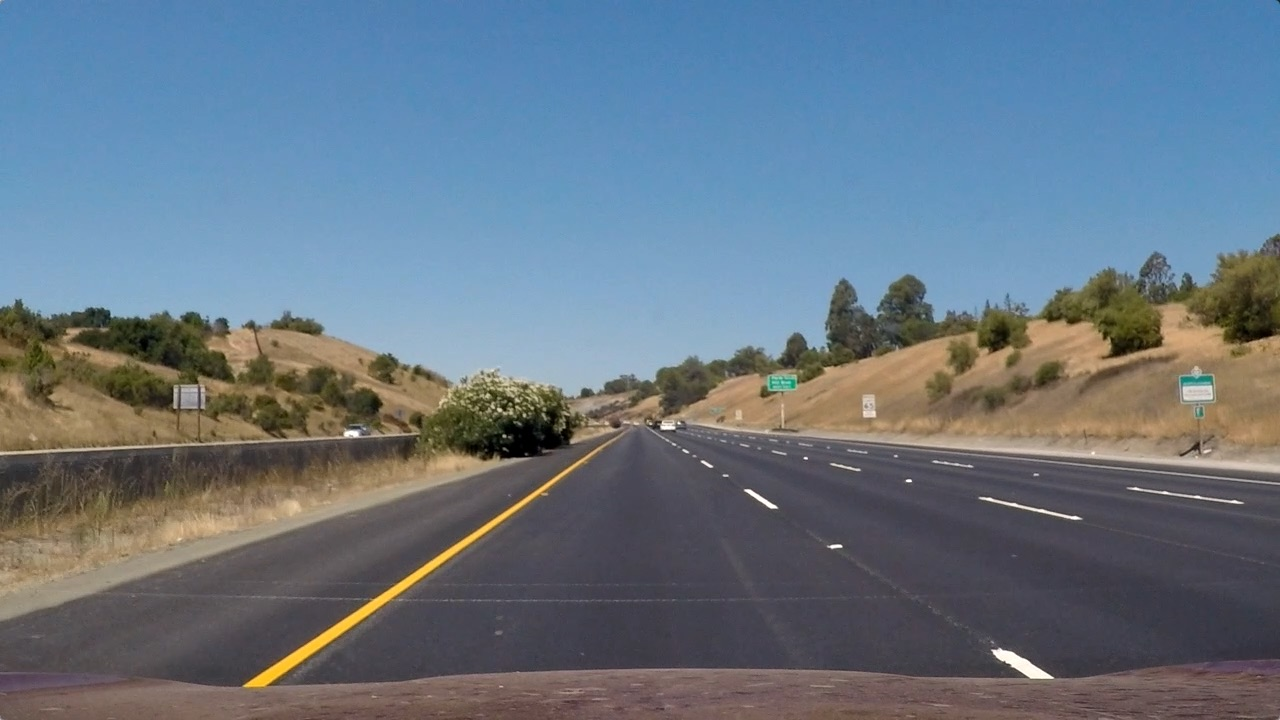
#> input picture udacity/test_images/straight_lines1.jpg, 1280 x 720 px
$ python util_vision.py   (older library calls are emulated)
#> lines starting #> are read from the running program, lines starting #| are printed output that depends on the picture; after the words box and inside, x2 and y2 are one past the last pixel; in counts of white or black regions, pixels touching at a corner belong together
#> (reads calibrated_camera.pickle from the repository)
#> in main, img_distorted is the input picture: shape (720, 1280, 3); mean B, G, R 131.2, 117.7, 103.2
### util_camera.py
import numpy as np
import cv2
import glob


class qCamera:
    # [63 lines left out: functions __init__, calibrateSamples, not called in this run]


    def undistortImg(self, img_bgr):

        # img = cv2.imread(file_loc)

        #TODO: Check if mtx is initialized
        assert(0  !=  img_bgr.size)
        img_undst = cv2.undistort(img_bgr, self.mtx, self.dist, None, self.mtx)
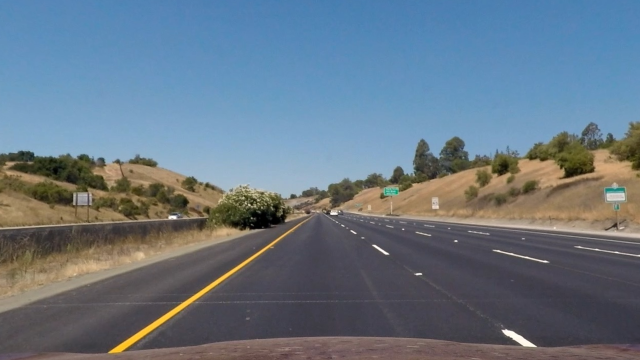
#> img_undst: shape (720, 1280, 3) (shown at 1/2 size); mean B, G, R 131.6, 118.3, 103.5


        return img_undst


# [51 lines left out: function main, not called in this run]

# [10 lines that do not run on import are left out]


### util_findLane.py
import numpy as np
import cv2
import matplotlib.pyplot as plt
import peakutils
from peakutils.plot import plot as pplot
from util_line import qLine

from util_debug import DBG_saveTimeStampedImg, DBG_visualizeDetectedLane
import logging
logger = logging.getLogger(__name__)

def findLinePositions(img_bgr, debug=False):
    """find left and right lane edges

    Args:
        img_bgr (numpy array): Description

    Returns:
        tuple: x-axis positions of left and right lane edge lines
    """

    histogram = np.sum(img_bgr[img_bgr.shape[0]//2:,:], axis=0) # take a histogram along all the columns in the lower half of the image
    #TODO: find out why have histogram only on lower half
    # histogram = np.sum(img_bgr[:,:], axis=0) # take a histogram along all the columns in full image
    # peakutils.indexes has issue with finding peaks in the test8 image
    # TODO: Find out why test8 image fails peakutils.indexes
    # indexes = peakutils.indexes(histogram.astype(int), thres=.1, min_dist=100)  #100 is the estimated lane mark width, straight or curved lane
    midpoint = np.int(histogram.shape[0]/2)
    leftx_base = np.argmax(histogram[:midpoint])
    rightx_base = np.argmax(histogram[midpoint:]) + midpoint

    #TODO: redesign handeling no-lane-found exception
    tolerance =  0.1*midpoint
    if leftx_base > tolerance and rightx_base > (midpoint+tolerance) :
        indexes = [leftx_base, rightx_base]
    else:
        indexes =[]

    # sort the peaks
    idx_sort = np.argsort( histogram[indexes] ) [::-1]

    if debug:
        logger.info('findLinePositions() enables debugging.')
        logger.debug('findLinePositions() - Num of peaks found: ' + str(len(indexes)))

        logger.debug('findLinePositions() - Peak positions: ' + str((indexes)))
        plt.plot(histogram )

        plt.title('histogram')
        plt.show()
        plt.clf()

    if len(indexes) < 2:
        #try scan over the whole image instead of the lower half
        histogram = np.sum(img_bgr[:,:], axis=0) # take a histogram along all the columns in the lower half of the image

        indexes = peakutils.indexes(histogram.astype(int), thres=.01, min_dist=100)  #100 is the estimated lane mark width, straight or curved lane


        # sort the peaks
        idx_sort = np.argsort( histogram[indexes] ) [::-1]
        if len(indexes) < 2:
            return (0,0)
        else:
            return (indexes[idx_sort[0]], indexes[idx_sort[1]])
    else:
        return (indexes[idx_sort[0]], indexes[idx_sort[1]])


# [117 lines left out: function findLinePixels, not called in this run]


def findLanePixels(img_gray, debug=False):
    """find Lane Line pixels.
    Args:
        img_gray (TYPE): Description
        debug (bool, optional): Description

    Returns:
        TYPE: position of pixcels respectively in left and right lane marks
    """
    x_left, x_right = findLinePositions(img_gray, debug=debug)


    np_left_x, np_left_y = findLinePixels(img_gray, x_left, debug=debug)


    #right line
    np_right_x, np_right_y = findLinePixels(img_gray, x_right)


    if np_left_x.size == 0 or  np_left_y.size == 0 or np_right_x.size == 0 or np_right_y.size == 0:
        file_loc = DBG_saveTimeStampedImg(img_gray, 'gray_bird_view', 'debug_output' )
        logger.debug('findLanePixels(): one lane line is not found')
        logger.debug('image saved to: '+ file_loc)


        logger.debug('findLanePixels() - left line position x(x_left):  ' + str(x_left))
        logger.debug('findLanePixels() - left line position x(x_right):  ' + str(x_right))


        logger.debug('np_left_x size: ' + str(np_left_x.size))
        logger.debug('np_left_y size: '+ str(np_left_y.size))
        logger.debug('np_right_x size: ' + str(np_right_x.size))
        logger.debug('np_right_y size: ' + str( np_right_y.size))


    if True == debug:
        img_gray_3ch = np.dstack([img_gray, img_gray, img_gray])

        img_gray_3ch = np.zeros_like(img_gray_3ch)
        for x,y in zip(np_left_x, np_left_y):
            row = y
            col = x
            img_gray_3ch[row,col] = [255,0,0]

        implot=plt.imshow(img_gray_3ch)

        plt.title('findLanePixels() - left line pixels')
        plt.show()

        img_gray_3ch = np.dstack([img_gray, img_gray, img_gray])

        for x,y in zip(np_right_x, np_right_y):
            img_gray_3ch[y,x ] = [255,0,0]

        implot=plt.imshow(img_gray_3ch)
        # plt.scatter(np_left_x.tolist(), np_left_y.tolist(),  c='r', s=40)
        # plt.plot([1,2,3,4], [1,4,9,16], 'ro')
        plt.title('findLanePixels() - right line pixels')
        plt.show()
        logger.debug('Initial guess of left line position: ' + str(x_left))
        logger.debug('Initial guess of right line position: ' + str(x_left))
        print('Initial guess of left line position: ' + str(x_left))
        print('Initial guess of right line position: ' + str(x_left))

    return np_left_x, np_left_y, np_right_x, np_right_y


# [31 lines left out: function computeLaneLines, not called in this run]


def findLaneLines(img_gray, debug=False):
    np_left_x, np_left_y, np_right_x, np_right_y  = findLanePixels(img_gray, debug=debug)


    #TODO: remove fitx from intermediate calculation
    left_fit, left_fitx, right_fit, right_fitx = computeLaneLines(np_left_x, np_left_y, np_right_x, np_right_y)


    left_line = qLine(np_left_x, np_left_y, left_fit, left_fitx)
    right_line = qLine(np_right_x, np_right_y, right_fit, right_fitx)


    return left_line, right_line


# [81 lines left out: function main, not called in this run]


# [10 lines that do not run on import are left out]


### util_line.py
import numpy as np


# [6 lines left out: function calc2ndOrderPoly, not called in this run]


#to keep track of recent detections and to perform sanity checks.
class qLine:

    # Define conversions in x and y from pixels space to meters
    YM_PER_PIX = 30/720 # meters per pixel in y dimension
    XM_PER_PIX = 3.7/700 # meteres per pixel in x dimension

    def __init__(self, np_x=np.array([]), np_y=np.array([]),  np_fit_coef_x=np.array([]), np_fitx = np.array([])):
        self.np_x = np_x
        self.np_y = np_y
        self.np_fitx = np_fitx
        self.np_fit_coef_x = np_fit_coef_x

        # was the line detected in the last iteration?
        self.detected = False
        # x values of the last n fits of the line
        self.recent_xfitted = []
        #average x values of the fitted line over the last n iterations
        self.avgx = None
        #polynomial coefficients averaged over the last n iterations
        self.avg_fit = None
        #polynomial coefficients for the most recent fit
        self.current_fit = [np.array([False])]
        #radius of curvature of the line in some units
        self.radius_of_curvature = None
        #distance in meters of vehicle center from the line
        self.line_base_pos = None
        #difference in fit coefficients between last and new fits
        self.diffs = np.array([0,0,0], dtype='float')
        #x values for detected line pixels
        self.allx = None
        #y values for detected line pixels
        self.ally = None


    def getFittedX(self):
        return self.np_fitx

    def getFitXCoef(self):
        return self.np_fit_coef_x

    def getPixelsX(self):
        return self.np_x

    def getPixelsY(self):
        return self.np_y

    # [24 lines left out: functions isEmpty, update, updateWithObj, not called in this run]


    def isLineValie(self, np_x, np_y,  np_fit_coef_x):
        return True

    # [17 lines left out: function getCurvatureRadiusInMeters, not called in this run]

    def getMetersPerPixelInX(self):
        return qLine.XM_PER_PIX


    def getMetersPerPixelInY(self):
        return qLine.YM_PER_PIX

    # [32 lines left out: functions getDataFidelity, main, not called in this run]
# [10 lines that do not run on import are left out]


### util_lane.py
import numpy as np
from util_line import qLine, calc2ndOrderPoly


class qLane:
    def __init__(self, bottom_pixel_pos=None ):

        self.bottom_pixel_pos = bottom_pixel_pos

        self.left_line = qLine()
        self.right_line = qLine()


        self.y_pixels = np.array([])

        self.current_left_fidelity = 0
        self.current_right_fidelity = 0

        self.curv_fifo = [0]
        self.depart_fifo = [0]

    # [49 lines left out: functions update, updateLeftLine, updateRightLine, not called in this run]


    def getLeftLine(self):
        return self.left_line

    def getRightLine(self):
        return self.right_line

    # [129 lines left out: functions isLaneValid, getCarDepartureFromLaneCeterInMeters, getCurvatureRadiusInMeters, lowpass, main, not called in this run]


# [10 lines that do not run on import are left out]


### util_vision.py
import numpy as np
from numpy.linalg import inv
import cv2
from util_line import qLine
from util_lane import qLane
from util_findLane import findLaneLines
from util_debug import DBG_saveTimeStampedImg

import logging
logger = logging.getLogger(__name__)
logger.info('vision submodule loaded')

def extractSatuCh(img):

    img_hls = cv2.cvtColor(img, cv2.COLOR_BGR2HLS)
    # 2) Apply a threshold to the S channel
    ch_satu = img_hls[:,:,2]

    return ch_satu

def region_of_interest(img, vertices):
    """
    from Udacity course material
    Applies an image mask.
    Only keeps the region of the image defined by the polygon
    formed from `vertices`. The rest of the image is set to black.
    """
    #defining a blank mask to start with
    mask = np.zeros_like(img)

    #defining a 3 channel or 1 channel color to fill the mask with depending on the input image
    if len(img.shape) > 2:
        channel_count = img.shape[2]  # i.e. 3 or 4 depending on your image
        ignore_mask_color = (255,) * channel_count
    else:
        ignore_mask_color = 255

    #filling pixels inside the polygon defined by "vertices" with the fill color
    cv2.fillPoly(mask, vertices, ignore_mask_color)

    #returning the image only where mask pixels are nonzero
    masked_image = cv2.bitwise_and(img, mask)
    return masked_image

# @param apex_portion range : 0~1.0 the percentage of relative position of apex, e.g., 0.2 is at 0.2*x
def QH_Region_GenTriangleVertices(image, apex_x_portion , apex_y_portion):

#> called with apex_x_portion = 0.5, apex_y_portion = 0.5
    bottom_portion = 0.02

    img_num_of_row = image.shape[0]
    img_num_of_col = image.shape[1]
    img_size_x = img_num_of_col
    img_size_y = img_num_of_row

    tup_botm_right = (img_size_x*(1-bottom_portion), img_size_y)
    tup_botm_left = (img_size_x*bottom_portion,img_size_y)
    tup_apex = (img_size_x*apex_x_portion, img_size_y*apex_y_portion)

    vertices = np.array([[tup_botm_left,tup_apex, tup_botm_right]], dtype=np.int32)

    return vertices


# a function that applies Sobel x or y,
# then takes an absolute value and applies a threshold.
# Note: calling your function with orient='x', thresh_min=5, thresh_max=100
# should produce output like the example image shown above this quiz.
# [26 lines left out: function abs_sobel_thresh, not called in this run]


# a function that applies Sobel x and y,
# then computes the magnitude of the gradient
# and applies a threshold
def mag_thresh(image, sobel_kernel=3, thresh=(0, 255)):

    # 1) Convert to grayscale
    # img = cv2.cvtColor(img, cv2.COLOR_BGR2GRAY)
    img = extractSatuCh(image)
    # 2) Take the derivative in x or y given orient = 'x' or 'y'

    sobel_x = cv2.Sobel(img, cv2.CV_64F, 1, 0, ksize=sobel_kernel)
    sobel_y = cv2.Sobel(img, cv2.CV_64F, 0, 1, ksize=sobel_kernel)

    sobel_xy = np.sqrt( np.square(sobel_x) + np.square(sobel_y))
    # 3) Take the absolute value of the derivative or gradient
    sobel = sobel_xy
    sobel_abs = np.absolute(sobel) # the edge detection only cares about absolute value
    num_max_sobel = np.max(sobel)

    # 4) Scale to 8-bit (0 - 255) then convert to type = np.uint8
    sobel_norm = ((255*sobel_abs)/num_max_sobel).astype(np.uint8)
    # 5) Create a mask of 1's where the scaled gradient magnitude
            # is > thresh_min and < thresh_max
    sobel_mask = np.zeros_like(sobel_norm)

    thresh_min = thresh[0]
    thresh_max = thresh[1]
    sobel_mask[(sobel_norm>=thresh_min) & (sobel_norm<=thresh_max)] = 1

    # 6) Return this mask as your binary_output image
    binary_output = sobel_mask

    return binary_output


# a function that applies Sobel x and y,
# then computes the direction of the gradient
# and applies a threshold.
# [26 lines left out: function dir_threshold, not called in this run]


def dir_threshold_binary(binary_map, sobel_kernel=3, thresh=(0, np.pi/2)):

    # Apply the following steps to image
    # 1) Convert to grayscale
    # img = cv2.cvtColor(binary_map, cv2.COLOR_BGR2GRAY)
    # img = extractSatuCh(image)
    img = binary_map
    # 2) Take the gradient in x and y separately
    sobel_x = cv2.Sobel(img, cv2.CV_64F, 1, 0, ksize=sobel_kernel)

    sobel_y = cv2.Sobel(img, cv2.CV_64F, 0, 1, ksize=sobel_kernel)
    # 3) Take the absolute value of the x and y gradients
    sobel_x_abs = np.absolute(sobel_x)
    sobel_y_abs = np.absolute(sobel_y)
    # 4) Use np.arctan2(abs_sobely, abs_sobelx) to calculate the direction of the gradient
    sobel_angle = np.arctan2(sobel_y_abs , sobel_x_abs)
    # 5) Create a binary mask where direction thresholds are met
    sobel_masked = np.zeros_like(sobel_angle)

    thresh_min = thresh[0]
    thresh_max = thresh[1]
    sobel_masked[(sobel_angle>=thresh_min) & (sobel_angle<=thresh_max)] = 1

    # 6) Return this mask as your binary_output image
    binary_output = sobel_masked
    return binary_output


# a function that thresholds the S-channel of HLS
# the function also cancels the false line from the edge of cropping
# Use exclusive lower bound (>) and inclusive upper (<=)
# [16 lines left out: function hls_select, not called in this run]


# a function that thresholds the S-channel of HLS
# the function also cancels the false line from the edge of cropping
# Use exclusive lower bound (>) and inclusive upper (<=)
def hls_select_s(img, thresh=(0, 255)):
    # 1) Convert to HLS color space
    img_hls = cv2.cvtColor(img, cv2.COLOR_BGR2HLS)
    # 2) Apply a threshold to the S channel
    ch_satu = img_hls[:,:,2]
    img_1ch = ch_satu
    binary_ch = np.zeros_like(img_1ch)
    thre_min = thresh[0]
    thre_max = thresh[1]
    binary_ch[ (img_1ch>thre_min) & (img_1ch<=thre_max)] =1
    # 3) Return a binary image of threshold result
    binary_output = binary_ch
    return binary_output


def yuv_select_u(img, thresh=(0, 255)):
    # 1) Convert to HLS color space
    img_hls = cv2.cvtColor(img, cv2.COLOR_BGR2YUV)
    # 2) Apply a threshold to the S channel
    ch_u = img_hls[:,:,1]
    img_1ch = ch_u
    binary_ch = np.zeros_like(img_1ch)
    thre_min = thresh[0]
    thre_max = thresh[1]
    binary_ch[ (img_1ch>thre_min) & (img_1ch<=thre_max)] =1
    # 3) Return a binary image of threshold result
    binary_output = binary_ch
    return binary_output

# [28 lines left out: functions yuv_select_v, yuv_select_y, not called in this run]

# a function that thresholds the S-channel of HLS
# the function also cancels the false line from the edge of cropping
# Use exclusive lower bound (>) and inclusive upper (<=)
def hls_select_l(img, thresh=(0, 255)):
    # 1) Convert to HLS color space
    img_hls = cv2.cvtColor(img, cv2.COLOR_BGR2HLS)
    # 2) Apply a threshold to the l channel
    ch_lumi = img_hls[:,:,1]
    img_1ch = ch_lumi
    binary_ch = np.zeros_like(img_1ch)
    thre_min = thresh[0]
    thre_max = thresh[1]
    binary_ch[ (img_1ch>thre_min) & (img_1ch<=thre_max)] =1
    # 3) Return a binary image of threshold result
    binary_output = binary_ch

    return binary_output


class qVision:
    def __init__(self):


        # perspective transformation matrix for birds' eye view
        self.M = None

        # current lane
        self.lane = qLane()


    def processImg(self, img_rgb, debug=False):

        #TODO: crop image to a more targeted area to reduce noise

        # image = np.copy(img_rgb)
        image_orig = np.copy(img_rgb)
        image_cropped = self.cropImage(image_orig)

        hls_binary_s = hls_select_s(image_cropped, thresh=(111, 170))
        hls_binary_l = hls_select_l(image_cropped, thresh=(190, 255))

        yuv_binary_u = yuv_select_u(image_cropped, thresh=(140, 250))

        binary_color = yuv_binary_u

        mag_binary = mag_thresh(image_cropped, sobel_kernel=31, thresh=(60, 255 ))

        combined = np.zeros_like(mag_binary)

        combined[ ((mag_binary == 1) & (binary_color == 1) ) | (hls_binary_l==1)  ] = 1
        combined[ (combined == 1)  & (hls_binary_l == 1) ] = 3 # more emphsis on luminosity
        dir_binary = dir_threshold_binary(combined, sobel_kernel=3, thresh=(np.pi*40.0/180.0, np.pi*70.0/180.0))
        # Plot the result

        if debug == True:
            DBG_CompareThreeGrayImages(binary_color , mag_binary,  hls_binary_l ,'YUV u-channel Amplitude Filter', 'Magnitude Sobel Filter', 'HLS l-channel Amplitude Filter' )

            hls_binary_l = hls_select_l(image_cropped, thresh=(200, 255))

            DBG_CompareImages(image_orig, dir_binary, 'Original Image', 'Final Directional Sobel Filtering', cmap2='gray' )


        img_final = dir_binary
        return img_final

    def cropImage(self, img):

        vertices = QH_Region_GenTriangleVertices(img, 0.5, 0.5)
#> vertices = [[25, 720], [640, 360], [1254, 720]]
        img_cropped_region = region_of_interest(img, vertices)
#> in region_of_interest, `cv2.fillPoly(mask, vertices, ignore_mask_color)`:
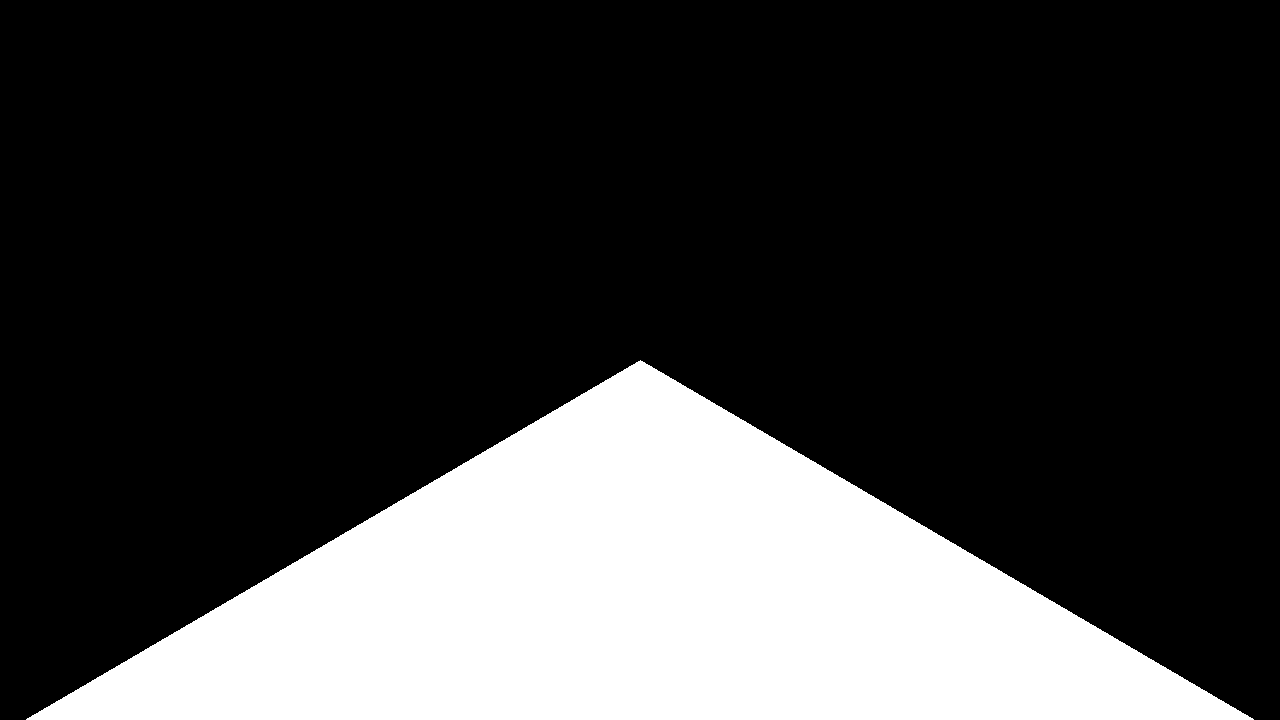
#> mask: shape (720, 1280, 3); 24% white; 1 white region, box (x1, y1, x2, y2) and area: (26, 360, 1254, 720) 221474
        return img_cropped_region

    def transformToBirdsEyeView(self, img):
        """based on Udacity course material

        Args:
            img (TYPE): Description

        Returns:
            TYPE: Description
        """
        img_size = (img.shape[1], img.shape[0])

        # init M when the first image is fed in
        if self.M is None:
            src = np.float32(
                [[(img_size[0] / 2) - 55, img_size[1] / 2 + 100],
                [((img_size[0] / 6) - 10), img_size[1]],
                [(img_size[0] * 5 / 6) + 60, img_size[1]],
                [(img_size[0] / 2 + 55), img_size[1] / 2 + 100]])

            dst = np.float32(
                [[(img_size[0] / 4), 0],
                [(img_size[0] / 4), img_size[1]],
                [(img_size[0] * 3 / 4), img_size[1]],
                [(img_size[0] * 3 / 4), 0]])

            self.M = cv2.getPerspectiveTransform(src, dst)

        #TODO: check if img_size stays the same
        img_warped = cv2.warpPerspective(img, self.M, img_size)

        return img_warped

    # [92 lines left out: functions imaginLines, highlightLane, annotateLane, not called in this run]


def DBG_CompareImages(img1, img2, title1, title2, cmap2=None, save_to_file=''):
    import matplotlib.pyplot as plt
    import matplotlib.image as mpimg

    img1 = cv2.cvtColor(img1, cv2.COLOR_BGR2RGB)

    if 'gray' != cmap2:
        img2 = cv2.cvtColor(img2, cv2.COLOR_BGR2RGB)


    f, (ax1, ax2) = plt.subplots(1, 2, figsize=(16, 6))
    f.tight_layout()
    ax1.imshow(img1)
    ax1.set_title(title1, fontsize=30)
    ax2.imshow(img2, cmap2)
    ax2.set_title(title2, fontsize=30)
    plt.subplots_adjust(left=0., right=1, top=0.9, bottom=0.)
    if '' != save_to_file:
        plt.savefig(save_to_file)
    plt.show()
    plt.close()


# [19 lines left out: function DBG_CompareThreeGrayImages, not called in this run]


def main():
    logging.basicConfig(filename='log_lanefinding.txt', level=logging.DEBUG, format='%(asctime)s - %(levelname)s - %(message)s')
    import glob
    import os

    #load camera
    from util_camera import qCamera

    #save camera data
    import pickle
    import os.path
    if os.path.isfile('calibrated_camera.pickle') :
        with open('calibrated_camera.pickle', 'rb') as handle:
            camera = pickle.load(handle)
    else:
        camera = qCamera()
        camera.calibrateSamples('udacity/camera_cal/')

        with open('calibrated_camera.pickle', 'wb') as handle:
            pickle.dump(camera, handle, protocol=pickle.HIGHEST_PROTOCOL)


    ##############################3
    vision = qVision()


    img_distorted = cv2.imread('udacity/test_images/straight_lines1.jpg' )
    img_undist = camera.undistortImg(img_distorted)

    img_procd = vision.processImg(img_undist, debug=False)
#> (the rest of the program and of its run is left out)
